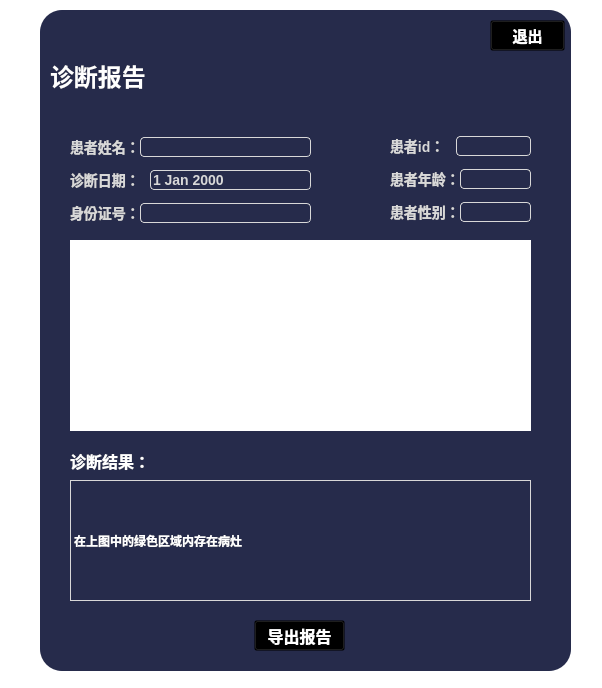
<?xml version="1.0" encoding="UTF-8"?>
<ui version="4.0">
 <class>Form</class>
 <widget class="QWidget" name="Form">
  <property name="geometry">
   <rect>
    <x>0</x>
    <y>0</y>
    <width>602</width>
    <height>688</height>
   </rect>
  </property>
  <property name="windowTitle">
   <string>Form</string>
  </property>
  <property name="styleSheet">
   <string notr="true">background-color:transparent</string>
  </property>
  <widget class="QFrame" name="frame">
   <property name="geometry">
    <rect>
     <x>40</x>
     <y>10</y>
     <width>531</width>
     <height>661</height>
    </rect>
   </property>
   <property name="styleSheet">
    <string notr="true">#frame{
	border-radius:22px;
	background-color:rgb(38,43,75);
}</string>
   </property>
   <property name="frameShape">
    <enum>QFrame::StyledPanel</enum>
   </property>
   <property name="frameShadow">
    <enum>QFrame::Raised</enum>
   </property>
   <widget class="QLabel" name="label_3">
    <property name="geometry">
     <rect>
      <x>10</x>
      <y>50</y>
      <width>131</width>
      <height>31</height>
     </rect>
    </property>
    <property name="styleSheet">
     <string notr="true">#label_3{
	font-size:24px;
	font-family:&quot;微软雅黑&quot;;
	font-weight:bold;
	color:white;
}</string>
    </property>
    <property name="text">
     <string>诊断报告</string>
    </property>
   </widget>
   <widget class="QLabel" name="label">
    <property name="geometry">
     <rect>
      <x>10</x>
      <y>-20</y>
      <width>81</width>
      <height>81</height>
     </rect>
    </property>
    <property name="text">
     <string/>
    </property>
    <property name="pixmap">
     <pixmap>../icons/logo.png</pixmap>
    </property>
    <property name="scaledContents">
     <bool>true</bool>
    </property>
   </widget>
   <widget class="Line" name="line">
    <property name="geometry">
     <rect>
      <x>0</x>
      <y>100</y>
      <width>118</width>
      <height>3</height>
     </rect>
    </property>
    <property name="orientation">
     <enum>Qt::Horizontal</enum>
    </property>
   </widget>
   <widget class="Line" name="line_2">
    <property name="geometry">
     <rect>
      <x>110</x>
      <y>100</y>
      <width>118</width>
      <height>3</height>
     </rect>
    </property>
    <property name="orientation">
     <enum>Qt::Horizontal</enum>
    </property>
   </widget>
   <widget class="Line" name="line_3">
    <property name="geometry">
     <rect>
      <x>220</x>
      <y>100</y>
      <width>118</width>
      <height>3</height>
     </rect>
    </property>
    <property name="orientation">
     <enum>Qt::Horizontal</enum>
    </property>
   </widget>
   <widget class="Line" name="line_4">
    <property name="geometry">
     <rect>
      <x>330</x>
      <y>100</y>
      <width>118</width>
      <height>3</height>
     </rect>
    </property>
    <property name="orientation">
     <enum>Qt::Horizontal</enum>
    </property>
   </widget>
   <widget class="Line" name="line_5">
    <property name="geometry">
     <rect>
      <x>420</x>
      <y>100</y>
      <width>118</width>
      <height>3</height>
     </rect>
    </property>
    <property name="orientation">
     <enum>Qt::Horizontal</enum>
    </property>
   </widget>
   <widget class="QLabel" name="canvas">
    <property name="geometry">
     <rect>
      <x>30</x>
      <y>230</y>
      <width>461</width>
      <height>191</height>
     </rect>
    </property>
    <property name="styleSheet">
     <string notr="true">background-color: rgb(255, 255, 255);</string>
    </property>
    <property name="text">
     <string/>
    </property>
   </widget>
   <widget class="QLabel" name="label_16">
    <property name="geometry">
     <rect>
      <x>30</x>
      <y>440</y>
      <width>131</width>
      <height>21</height>
     </rect>
    </property>
    <property name="styleSheet">
     <string notr="true">#label_16{
	font-size:16px;
	font-family:&quot;微软雅黑&quot;;
	font-weight:bold;
	color:white;
}</string>
    </property>
    <property name="text">
     <string>诊断结果：</string>
    </property>
   </widget>
   <widget class="QLabel" name="label_17">
    <property name="geometry">
     <rect>
      <x>30</x>
      <y>470</y>
      <width>461</width>
      <height>121</height>
     </rect>
    </property>
    <property name="styleSheet">
     <string notr="true">
QLabel{
	border: 1px solid rgb(216, 216, 216);
	text-align: top;
    qproperty-alignment: AlignTop;
	font-size:12px;
	font-family:&quot;微软雅黑&quot;;
	font-weight:bold;
	color: rgb(255, 255, 255);
}
</string>
    </property>
    <property name="text">
     <string>在上图中的绿色区域内存在病灶</string>
    </property>
    <property name="textFormat">
     <enum>Qt::MarkdownText</enum>
    </property>
   </widget>
   <widget class="Line" name="line_6">
    <property name="geometry">
     <rect>
      <x>0</x>
      <y>430</y>
      <width>118</width>
      <height>3</height>
     </rect>
    </property>
    <property name="orientation">
     <enum>Qt::Horizontal</enum>
    </property>
   </widget>
   <widget class="Line" name="line_7">
    <property name="geometry">
     <rect>
      <x>110</x>
      <y>430</y>
      <width>118</width>
      <height>3</height>
     </rect>
    </property>
    <property name="orientation">
     <enum>Qt::Horizontal</enum>
    </property>
   </widget>
   <widget class="Line" name="line_8">
    <property name="geometry">
     <rect>
      <x>220</x>
      <y>430</y>
      <width>118</width>
      <height>3</height>
     </rect>
    </property>
    <property name="orientation">
     <enum>Qt::Horizontal</enum>
    </property>
   </widget>
   <widget class="Line" name="line_9">
    <property name="geometry">
     <rect>
      <x>330</x>
      <y>430</y>
      <width>118</width>
      <height>3</height>
     </rect>
    </property>
    <property name="orientation">
     <enum>Qt::Horizontal</enum>
    </property>
   </widget>
   <widget class="Line" name="line_10">
    <property name="geometry">
     <rect>
      <x>420</x>
      <y>430</y>
      <width>118</width>
      <height>3</height>
     </rect>
    </property>
    <property name="orientation">
     <enum>Qt::Horizontal</enum>
    </property>
   </widget>
   <widget class="QWidget" name="layoutWidget">
    <property name="geometry">
     <rect>
      <x>350</x>
      <y>120</y>
      <width>141</width>
      <height>101</height>
     </rect>
    </property>
    <layout class="QVBoxLayout" name="verticalLayout_2">
     <item>
      <layout class="QHBoxLayout" name="horizontalLayout_5" stretch="0,0">
       <property name="spacing">
        <number>0</number>
       </property>
       <item>
        <widget class="QLabel" name="label_7">
         <property name="styleSheet">
          <string notr="true">QLabel{
	font-size:14px;
	font-family:&quot;微软雅黑&quot;;
	font-weight:bold;
	color: rgb(216, 216, 216);
}</string>
         </property>
         <property name="text">
          <string>患者id：   </string>
         </property>
        </widget>
       </item>
       <item>
        <widget class="QLineEdit" name="lineEdit4">
         <property name="styleSheet">
          <string notr="true">QLineEdit{
	font-size:14px;
	font-family:&quot;微软雅黑&quot;;
	font-weight:bold;
	color: rgb(216, 216, 216);
	border-radius: 4px;
	border: 1px solid rgb(216, 216, 216);
	background-color:transparent;
}</string>
         </property>
        </widget>
       </item>
      </layout>
     </item>
     <item>
      <layout class="QHBoxLayout" name="horizontalLayout_3" stretch="0,0">
       <property name="spacing">
        <number>0</number>
       </property>
       <item>
        <widget class="QLabel" name="label_8">
         <property name="styleSheet">
          <string notr="true">QLabel{
	font-size:14px;
	font-family:&quot;微软雅黑&quot;;
	font-weight:bold;
	color: rgb(216, 216, 216);
}</string>
         </property>
         <property name="text">
          <string>患者年龄：</string>
         </property>
        </widget>
       </item>
       <item>
        <widget class="QLineEdit" name="lineEdit5">
         <property name="styleSheet">
          <string notr="true">QLineEdit{
	font-size:14px;
	font-family:&quot;微软雅黑&quot;;
	font-weight:bold;
	color: rgb(216, 216, 216);
	border-radius: 4px;
	border: 1px solid rgb(216, 216, 216);
	background-color:transparent;
}</string>
         </property>
        </widget>
       </item>
      </layout>
     </item>
     <item>
      <layout class="QHBoxLayout" name="horizontalLayout_6" stretch="0">
       <property name="spacing">
        <number>0</number>
       </property>
       <item>
        <layout class="QHBoxLayout" name="horizontalLayout_2" stretch="1,0">
         <property name="spacing">
          <number>0</number>
         </property>
         <item>
          <widget class="QLabel" name="label_4">
           <property name="styleSheet">
            <string notr="true">QLabel{
	font-size:14px;
	font-family:&quot;微软雅黑&quot;;
	font-weight:bold;
	color: rgb(216, 216, 216);
}</string>
           </property>
           <property name="text">
            <string>患者性别：</string>
           </property>
          </widget>
         </item>
         <item>
          <widget class="QLineEdit" name="lineEdit2">
           <property name="styleSheet">
            <string notr="true">QLineEdit{
	font-size:14px;
	font-family:&quot;微软雅黑&quot;;
	font-weight:bold;
	color: rgb(216, 216, 216);
	border-radius: 4px;
	border: 1px solid rgb(216, 216, 216);
	background-color:transparent;
}</string>
           </property>
          </widget>
         </item>
        </layout>
       </item>
      </layout>
     </item>
    </layout>
   </widget>
   <widget class="QPushButton" name="pushButton">
    <property name="geometry">
     <rect>
      <x>214</x>
      <y>610</y>
      <width>91</width>
      <height>31</height>
     </rect>
    </property>
    <property name="styleSheet">
     <string notr="true">QPushButton{
	color:white;
	font-weight:bold;
	font-family:&quot;微软雅黑&quot;;
	background-color:transparent;
	font-size:16px;
}
QPushButton:hover {
background-color: rgba(211, 211, 211, 50%);
border-radius: 5px;
}
QPushButton:pressed {

border-width: 1px;
padding-top: 4px;
padding-left: 4px;
}</string>
    </property>
    <property name="text">
     <string>导出报告</string>
    </property>
    <property name="icon">
     <iconset>
      <normaloff>../icons/保存信息.png</normaloff>../icons/保存信息.png</iconset>
    </property>
   </widget>
   <widget class="QWidget" name="layoutWidget">
    <property name="geometry">
     <rect>
      <x>30</x>
      <y>121</y>
      <width>241</width>
      <height>101</height>
     </rect>
    </property>
    <layout class="QVBoxLayout" name="verticalLayout">
     <item>
      <layout class="QHBoxLayout" name="horizontalLayout" stretch="0,0">
       <property name="spacing">
        <number>0</number>
       </property>
       <item>
        <widget class="QLabel" name="label_2">
         <property name="styleSheet">
          <string notr="true">QLabel{
	font-size:14px;
	font-family:&quot;微软雅黑&quot;;
	font-weight:bold;
	color: rgb(216, 216, 216);
}</string>
         </property>
         <property name="text">
          <string>患者姓名：</string>
         </property>
        </widget>
       </item>
       <item>
        <widget class="QLineEdit" name="lineEdit1">
         <property name="styleSheet">
          <string notr="true">QLineEdit{
	font-size:14px;
	font-family:&quot;微软雅黑&quot;;
	font-weight:bold;
	color: rgb(216, 216, 216);
	border-radius: 4px;
	border: 1px solid rgb(216, 216, 216);
	background-color:transparent;
}</string>
         </property>
        </widget>
       </item>
      </layout>
     </item>
     <item>
      <layout class="QHBoxLayout" name="horizontalLayout_7" stretch="1,2">
       <property name="spacing">
        <number>0</number>
       </property>
       <item>
        <widget class="QLabel" name="label_11">
         <property name="styleSheet">
          <string notr="true">QLabel{
	font-size:14px;
	font-family:&quot;微软雅黑&quot;;
	font-weight:bold;
	color: rgb(216, 216, 216);
}</string>
         </property>
         <property name="text">
          <string>诊断日期：</string>
         </property>
        </widget>
       </item>
       <item>
        <widget class="QDateEdit" name="dateEdit">
         <property name="styleSheet">
          <string notr="true">QDateEdit{
	font-size:14px;
	font-family:&quot;微软雅黑&quot;;
	font-weight:bold;
	color: rgb(216, 216, 216);
	border-radius: 4px;
	border: 1px solid rgb(216, 216, 216);
	background-color:transparent;
	
}</string>
         </property>
        </widget>
       </item>
      </layout>
     </item>
     <item>
      <layout class="QHBoxLayout" name="horizontalLayout_4" stretch="0,0">
       <property name="spacing">
        <number>0</number>
       </property>
       <item>
        <widget class="QLabel" name="label_5">
         <property name="styleSheet">
          <string notr="true">QLabel{
	font-size:14px;
	font-family:&quot;微软雅黑&quot;;
	font-weight:bold;
	color: rgb(216, 216, 216);
}</string>
         </property>
         <property name="text">
          <string>身份证号：</string>
         </property>
        </widget>
       </item>
       <item>
        <widget class="QLineEdit" name="lineEdit3">
         <property name="styleSheet">
          <string notr="true">QLineEdit{
	font-size:14px;
	font-family:&quot;微软雅黑&quot;;
	font-weight:bold;
	color: rgb(216, 216, 216);
	border-radius: 4px;
	border: 1px solid rgb(216, 216, 216);
	background-color:transparent;
}</string>
         </property>
         <property name="text">
          <string/>
         </property>
        </widget>
       </item>
      </layout>
     </item>
    </layout>
   </widget>
   <widget class="QPushButton" name="pushButton_4">
    <property name="geometry">
     <rect>
      <x>450</x>
      <y>10</y>
      <width>75</width>
      <height>31</height>
     </rect>
    </property>
    <property name="styleSheet">
     <string notr="true">QPushButton{
	color:white;
	font-weight:bold;
	font-family:&quot;微软雅黑&quot;;
	background-color:transparent;
	font-size:15px;
}
QPushButton:hover {
background-color: rgba(211, 211, 211, 50%);
border-radius: 5px;
}
QPushButton:pressed {

border-width: 1px;
padding-top: 4px;
padding-left: 4px;
}</string>
    </property>
    <property name="text">
     <string>退出</string>
    </property>
    <property name="icon">
     <iconset>
      <normaloff>../icons/按钮_关闭.png</normaloff>../icons/按钮_关闭.png</iconset>
    </property>
   </widget>
  </widget>
 </widget>
 <resources/>
 <connections/>
</ui>
